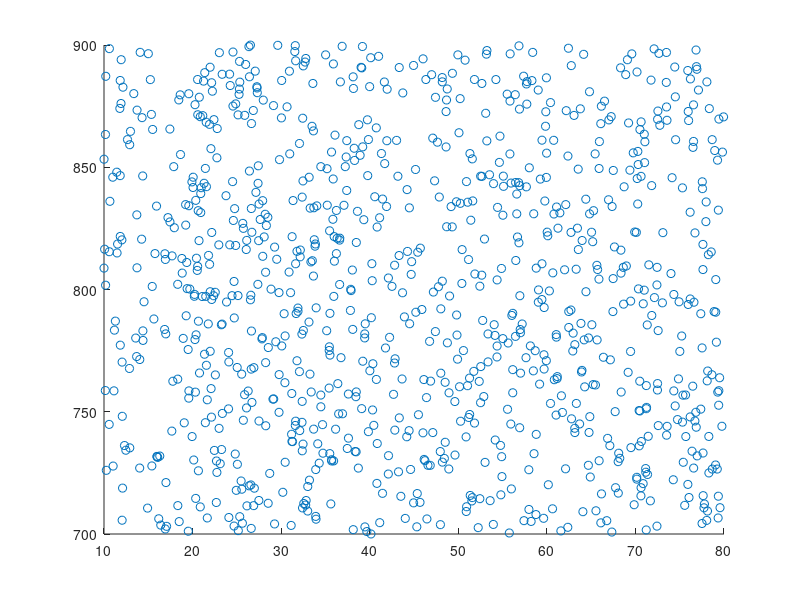

Recreate this plot in MATLAB. (Note: this script raises an error after producing the figure.)
clear; close all;

% Signal specification
p1_limit = [10 80];
p2_limit = [700 900];
N = 1000;

% Generation
p1 = unifrnd(p1_limit(1), p1_limit(2), 1, N);
p2 = unifrnd(p2_limit(1), p2_limit(2), 1, N);

figure;
% Plot original signal
scatter(p1, p2);

% Mixing
source = [p1;p2];
A = [0.8 0.3;
     0.6 0.3];
mixed = A * source;

% PCA
[processed_source, W, E] = PCA(mixed);

figure;
% Plot PC
scatter(processed_source(1,:), processed_source(2,:));
hold on;
plotv(W,'-');

figure;
% Plot transformed
processed_source = inv(W) * processed_source;
scatter(processed_source(1,:), processed_source(2,:));
hold on;
plotv(1.*eye(2, 2),'-');
